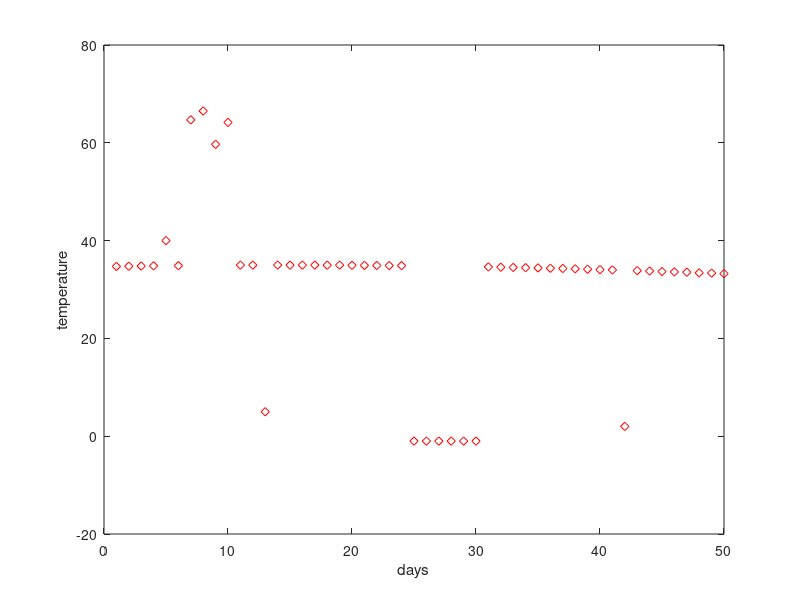
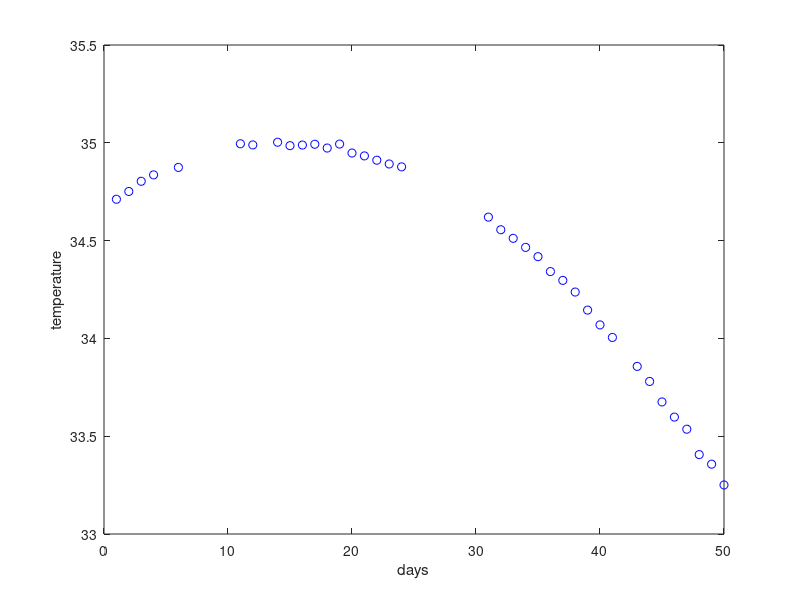

The MATLAB script that drew these images, in order:
% Name: Andrew Pang
% Date: 5 APR 2019
% Task 3 : Noisy data
close all; clear all; clc;

%opens the file temperatures.txt
datum = fopen('temperatures.txt');

%reads the first line and converts it to a numerix matrix
temp_vals = str2num(fgetl(datum));

%creates the vector days based on the size of vector temp_vals
days = 1:1:length(temp_vals);

%plots the graph of daily temperature agiasnt no of days
plot(days,temp_vals,'rd');

%labels the axes
xlabel('days');
ylabel('temperature');

%creates a logical array valid_pos which sets all values below 0 and above
%45 to false
valid_pos = 0 < temp_vals & temp_vals < 45;

%sets values at position 5, 13 and 42 to false
valid_pos([5 13 42]) = 0;

%creates a new vector valid_val which contails all the valid temperatures
%based on their positions in the logical array
valid_val = temp_vals(valid_pos);

%creates a new vector days2 which contains the days at which the valid
%temperature occurs based on their positions in the logical array
days2 = days(valid_pos);

%opens a new figure
figure;

%plots graph of valid temperatures agaisnt the day it occured.
plot(days2,valid_val,'bo');

%labels the axes
xlabel('days');
ylabel('temperature');



        
        
        
    